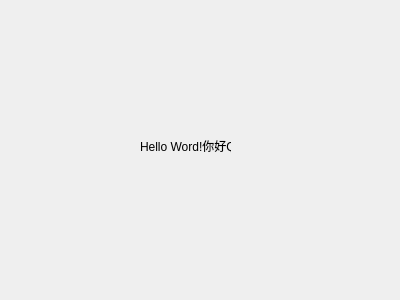
<?xml version="1.0" encoding="UTF-8"?>
<ui version="4.0">
 <class>HelloDialog</class>
 <widget class="QDialog" name="HelloDialog">
  <property name="geometry">
   <rect>
    <x>0</x>
    <y>0</y>
    <width>400</width>
    <height>300</height>
   </rect>
  </property>
  <property name="windowTitle">
   <string>Dialog</string>
  </property>
  <widget class="QLabel" name="label">
   <property name="geometry">
    <rect>
     <x>140</x>
     <y>130</y>
     <width>91</width>
     <height>31</height>
    </rect>
   </property>
   <property name="text">
    <string>Hello Word!你好QT!</string>
   </property>
  </widget>
 </widget>
 <resources/>
 <connections/>
</ui>
